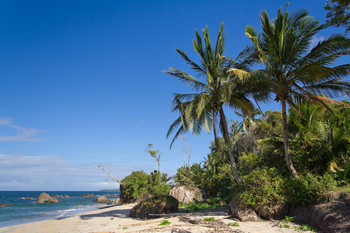
#> input picture images/beach.png, 350 x 233 px
$ python crop.py --image ../images/beach.png
#> lines starting #> are read from the running program, lines starting #| are printed output that depends on the picture
import numpy as np
import argparse
import cv2

ap = argparse.ArgumentParser()
ap.add_argument("-i", "--image", required = True, help = "Path to image")
args = vars(ap.parse_args())

image = cv2.imread(args["image"])
#> image is the input picture: shape (233, 350, 3); mean B, G, R 136, 110.4, 78.6
cv2.imshow("original", image)

cropped = image[30:120, 24:335]
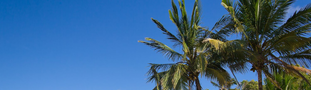
#> cropped: shape (90, 311, 3); mean B, G, R 140.9, 100.8, 59.3
# starting at (240, 30) and ending at (335, 120)
# in order to crop, NumPy expects four indexes
# start y, end y
# start x, end x
# remember that np works on rows (height) first, then columns (width)
cv2.imshow("cropped", cropped)

cv2.waitKey(0)

$ run again, on images/wave.png
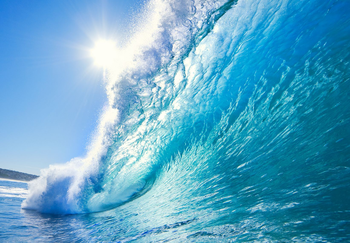
#> input picture images/wave.png, 350 x 243 px
#> image is the input picture: shape (243, 350, 3); mean B, G, R 199.1, 166.5, 93.5
#> `cropped = image[30:120, 24:335]`:
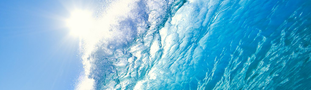
#> cropped: shape (90, 311, 3); mean B, G, R 212.7, 179.9, 107.8
